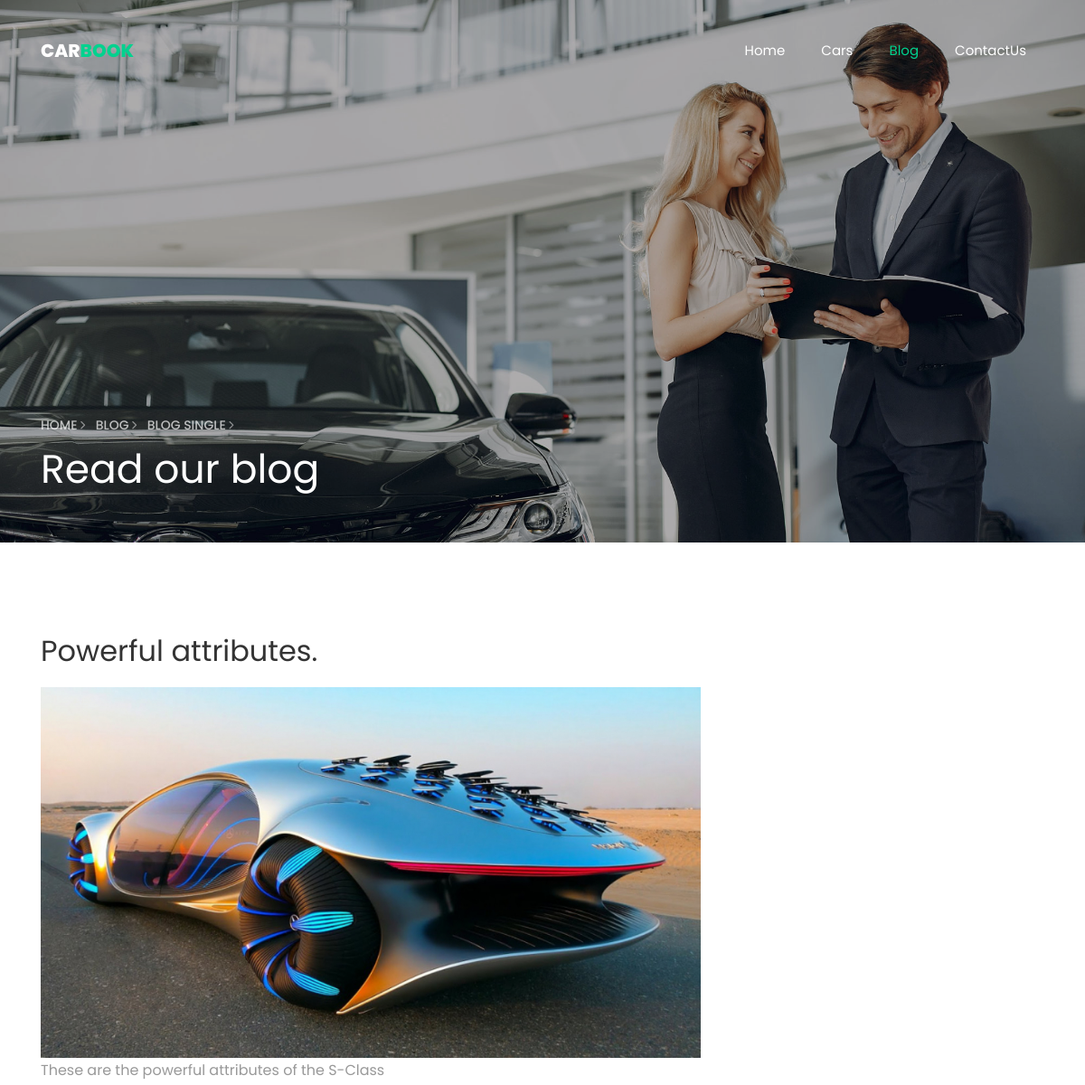
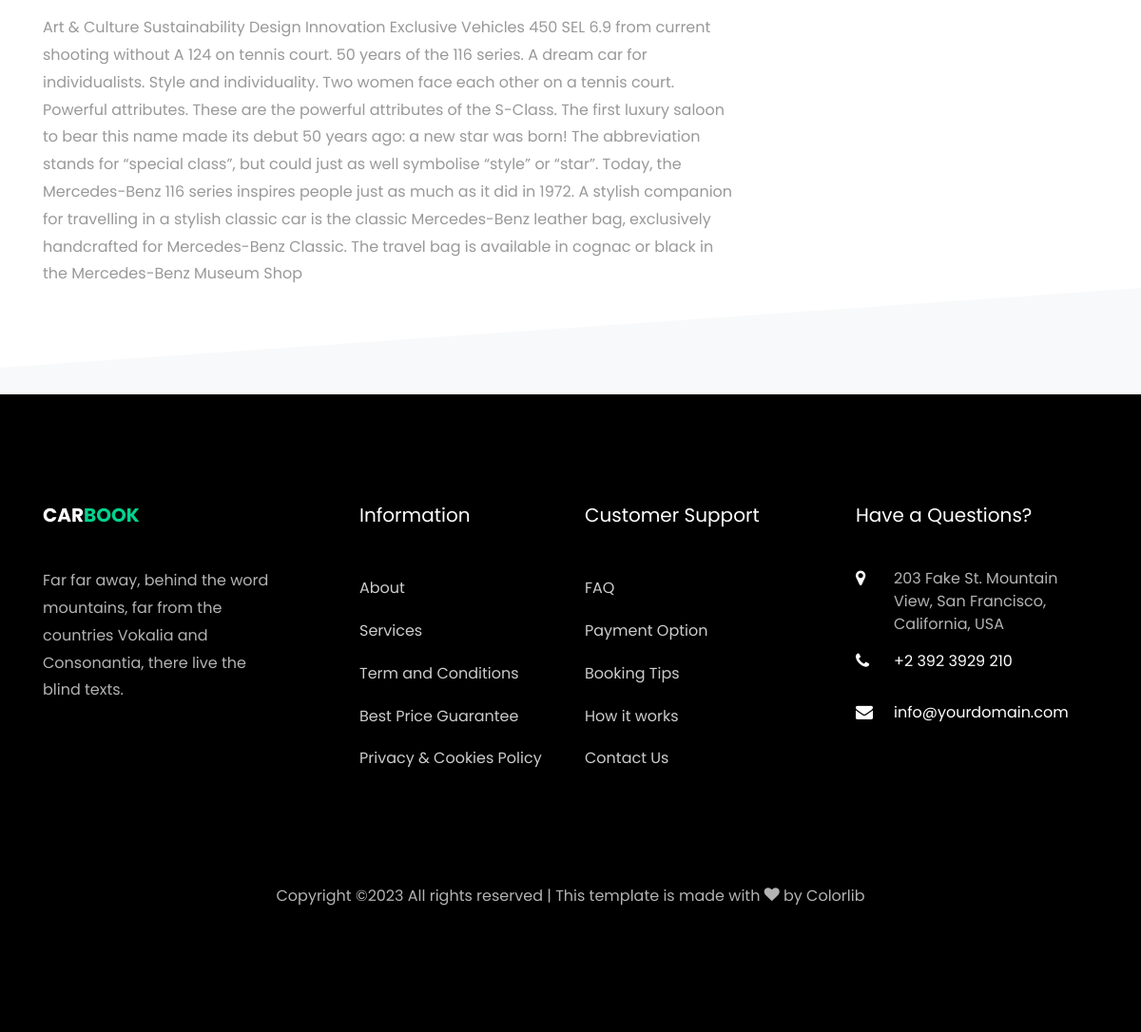
The page /posts/singlepost/4 on the database its author committed (2 pictures, top to bottom).
### Blog/models.py (models this page shows, shortened)
class PostModel (models.Model):
    PostImage=models.ImageField(upload_to= "postimage/",null=True)
    PostTitle=models.CharField(max_length=70,null=True)
    PostDescrption=models.CharField(max_length=400,null=True)
    LongPostDescrption=models.TextField(null=True)

### Home/views.py (the view)
# urls.py: path('posts/singlepost/<int:post_id>',singlepost)
def singlepost(request , post_id):
    spost = PostModel.objects.get(pk = post_id)
    context={
        "sposts":spost
    }
    return render(request,"Blog/singlepost.html",context)

### Blog/templates/Blog/singlepost.html (shortened to what this page needs)
{% extends "Blog/base_posts.html" %}
{% load static %}
{% block  SinglePostContent%}
    <section class="hero-wrap hero-wrap-2 js-fullheight" style="background-image: url('{% static 'images/bg_3.jpg' %}');" data-stellar-background-ratio="0.5">
      <div class="overlay"></div>
      <div class="container">
        <div class="row no-gutters slider-text js-fullheight align-items-end justify-content-start">
          <div class="col-md-9 ftco-animate pb-5">
          	<p class="breadcrumbs"><span class="mr-2"><a href="/">Home <i class="ion-ios-arrow-forward"></i></a></span> <span class="mr-2"><a href="/posts/">Blog <i class="ion-ios-arrow-forward"></i></a></span> <span>Blog Single <i class="ion-ios-arrow-forward"></i></span></p>
            <h1 class="mb-3 bread">Read our blog</h1>
          </div>
        </div>
      </div>
    </section>
    <section class="ftco-section ftco-degree-bg">
      <div class="container">
        <div class="row">
          <div class="col-md-8 ftco-animate">
            <h2 class="mb-3">{{ sposts.PostTitle }}</h2>
              <img src="{{ sposts.PostImage.url }}" alt="" class="img-fluid center">
            <p>{{ sposts.PostDescrption }}</p>
            <p>{{ sposts.LongPostDescrption }}</p>
          </div>
        </div>
      </div>
    </section>
    <footer class="ftco-footer ftco-bg-dark ftco-section">
      <div class="container">
        <div class="row mb-5">
          <div class="col-md">
            <div class="ftco-footer-widget mb-4">
              <h2 class="ftco-heading-2"><a href="#" class="logo">Car<span>book</span></a></h2>
              <p>Far far away, behind the word mountains, far from the countries Vokalia and Consonantia, there live the blind texts.</p>
              <ul class="ftco-footer-social list-unstyled float-md-left float-lft mt-5">
              </ul>
            </div>
          </div>
          <div class="col-md">
            <div class="ftco-footer-widget mb-4 ml-md-5">
              <h2 class="ftco-heading-2">Information</h2>
              <ul class="list-unstyled">
                <li><a href="#" class="py-2 d-block">About</a></li>
                <li><a href="#" class="py-2 d-block">Services</a></li>
                <li><a href="#" class="py-2 d-block">Term and Conditions</a></li>
                <li><a href="#" class="py-2 d-block">Best Price Guarantee</a></li>
                <li><a href="#" class="py-2 d-block">Privacy &amp; Cookies Policy</a></li>
              </ul>
            </div>
          </div>
          <div class="col-md">
             <div class="ftco-footer-widget mb-4">
              <h2 class="ftco-heading-2">Customer Support</h2>
              <ul class="list-unstyled">
                <li><a href="#" class="py-2 d-block">FAQ</a></li>
                <li><a href="#" class="py-2 d-block">Payment Option</a></li>
                <li><a href="#" class="py-2 d-block">Booking Tips</a></li>
                <li><a href="#" class="py-2 d-block">How it works</a></li>
                <li><a href="#" class="py-2 d-block">Contact Us</a></li>
              </ul>
            </div>
          </div>
          <div class="col-md">
            <div class="ftco-footer-widget mb-4">
            	<h2 class="ftco-heading-2">Have a Questions?</h2>
            	<div class="block-23 mb-3">
	              <ul>
	                <li><span class="icon icon-map-marker"></span><span class="text">203 Fake St. Mountain View, San Francisco, California, USA</span></li>
	                <li><a href="#"><span class="icon icon-phone"></span><span class="text">+2 392 3929 210</span></a></li>
	                <li><a href="#"><span class="icon icon-envelope"></span><span class="text">info@yourdomain.com</span></a></li>
	              </ul>
	            </div>
            </div>
          </div>
        </div>
        <div class="row">
          <div class="col-md-12 text-center">
            <p>
  Copyright &copy;<script>document.write(new Date().getFullYear());</script> All rights reserved | This template is made with <i class="icon-heart color-danger" aria-hidden="true"></i> by <a href="https://colorlib.com" target="_blank">Colorlib</a>
  </p>
          </div>
        </div>
      </div>
    </footer>
    {% endblock SinglePostContent%}

### static/css/icomoon.css (style rules this page uses)
[class^="icon-"], [class*=" icon-"] { font-family: 'icomoon' !important; speak: none; font-style: normal; font-weight: normal; font-variant: normal; text-transform: none; line-height: 1; -webkit-font-smoothing: antialiased; -moz-osx-font-smoothing: grayscale; }
.icon-heart:before { content: "\f004"; }
.icon-map-marker:before { content: "\f041"; }
.icon-phone:before { content: "\f095"; }
.icon-envelope:before { content: "\f0e0"; }

### rows shown on the page
PostModel: PostTitle "Powerful attributes.", PostImage (picture), PostDescrption "These are the powerful attributes of the S-Class", LongPostDescrption "Art & Culture Sustainability Design Innovation Exclusive Vehicles 450 SEL 6.9 from current shooting without A 124 on tennis court. 50 years of the 116 series. A dream car for individualists. Style and individuality. Two women face each other on a tennis court. Powerful attributes. These are the powerful attributes of the S-Class. The first luxury saloon to bear this name made its debut 50 years ago: a new star was born! The abbreviation stands for “special class”, but could just as well symbolise “style” or “star”. Today, the Mercedes-Benz 116 series inspires people just as much as it did in 1972. A stylish companion for travelling in a stylish classic car is the classic Mercedes-Benz…"
